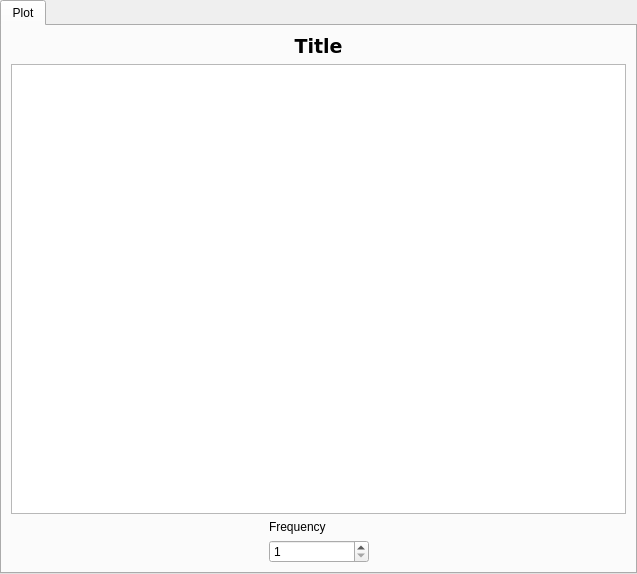
<?xml version="1.0" encoding="UTF-8"?>
<ui version="4.0">
 <class>TabWidget</class>
 <widget class="QTabWidget" name="TabWidget">
  <property name="geometry">
   <rect>
    <x>0</x>
    <y>0</y>
    <width>637</width>
    <height>574</height>
   </rect>
  </property>
  <property name="windowTitle">
   <string>TabWidget</string>
  </property>
  <property name="currentIndex">
   <number>0</number>
  </property>
  <widget class="QWidget" name="plot_tab">
   <attribute name="title">
    <string>Plot</string>
   </attribute>
   <layout class="QVBoxLayout" name="verticalLayout">
    <item>
     <widget class="QLabel" name="label">
      <property name="font">
       <font>
        <family>DejaVu Sans</family>
        <pointsize>14</pointsize>
        <weight>75</weight>
        <bold>true</bold>
       </font>
      </property>
      <property name="text">
       <string>Title</string>
      </property>
      <property name="alignment">
       <set>Qt::AlignCenter</set>
      </property>
      <property name="margin">
       <number>10</number>
      </property>
     </widget>
    </item>
    <item>
     <widget class="ScrollingPlotWidget" name="scrolling_plot">
      <property name="styleSheet">
       <string notr="true"/>
      </property>
     </widget>
    </item>
    <item>
     <layout class="QHBoxLayout" name="scrolling_plot_controls">
      <item>
       <spacer name="horizontalSpacer_2">
        <property name="orientation">
         <enum>Qt::Horizontal</enum>
        </property>
        <property name="sizeHint" stdset="0">
         <size>
          <width>40</width>
          <height>20</height>
         </size>
        </property>
       </spacer>
      </item>
      <item>
       <layout class="QVBoxLayout" name="verticalLayout_4">
        <item>
         <widget class="QLabel" name="label_3">
          <property name="text">
           <string>Frequency</string>
          </property>
         </widget>
        </item>
        <item>
         <widget class="QSpinBox" name="frequency_scrolling_plot">
          <property name="sizePolicy">
           <sizepolicy hsizetype="Maximum" vsizetype="Fixed">
            <horstretch>0</horstretch>
            <verstretch>0</verstretch>
           </sizepolicy>
          </property>
          <property name="minimumSize">
           <size>
            <width>100</width>
            <height>0</height>
           </size>
          </property>
          <property name="maximumSize">
           <size>
            <width>100</width>
            <height>16777215</height>
           </size>
          </property>
          <property name="minimum">
           <number>1</number>
          </property>
          <property name="maximum">
           <number>999999999</number>
          </property>
         </widget>
        </item>
       </layout>
      </item>
      <item>
       <spacer name="horizontalSpacer_3">
        <property name="orientation">
         <enum>Qt::Horizontal</enum>
        </property>
        <property name="sizeHint" stdset="0">
         <size>
          <width>40</width>
          <height>20</height>
         </size>
        </property>
       </spacer>
      </item>
     </layout>
    </item>
   </layout>
  </widget>
 </widget>
 <customwidgets>
  <customwidget>
   <class>ScrollingPlotWidget</class>
   <extends>QGraphicsView</extends>
   <header>accwidgets.graph.widgets.plotwidget</header>
  </customwidget>
 </customwidgets>
 <resources>
  <include location="images/images.qrc"/>
 </resources>
 <connections/>
</ui>
